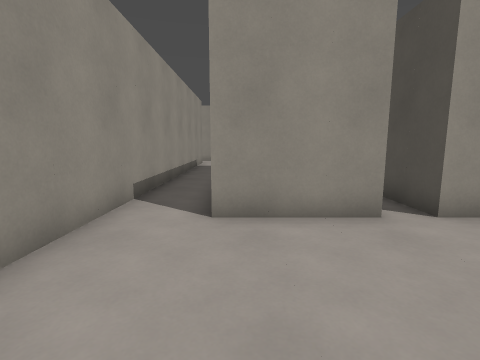
view 1 (above)

21 first-person views from a walk through a 3-D level made in the Godot game engine. The camera is 1.3 m above the floor, tilts 8° down and sees 85° across. The floor is counted in squares, 1 m on a side. Each view is taken from the middle of a square. On the plan, view 1 faces up. The plan holds only what a view shows up to about 13 squares ahead; the rest is blank. Surface patterns are stand-ins for the level's own textures.

view 2
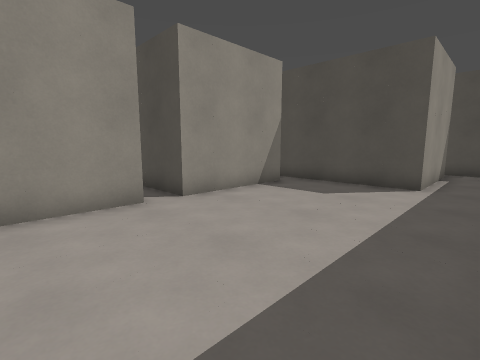

view 3
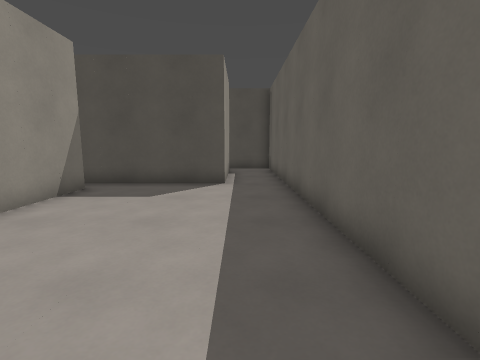

view 4
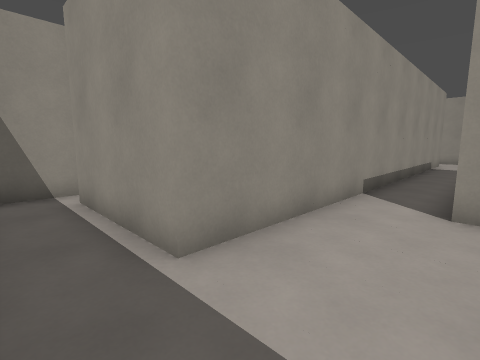

view 5
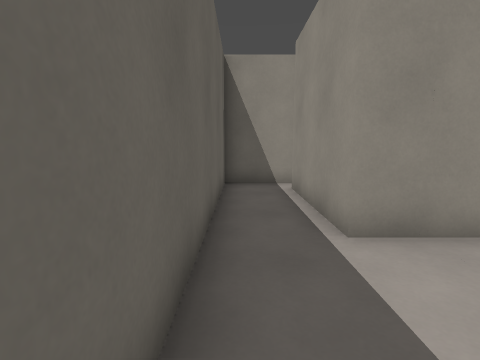

view 6
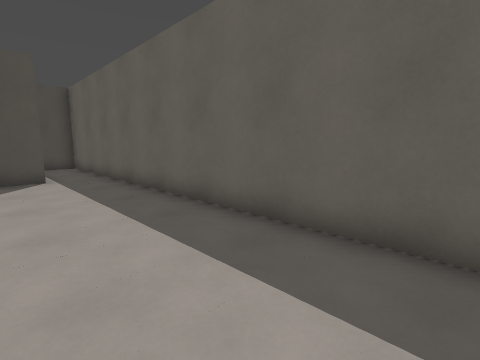

view 7
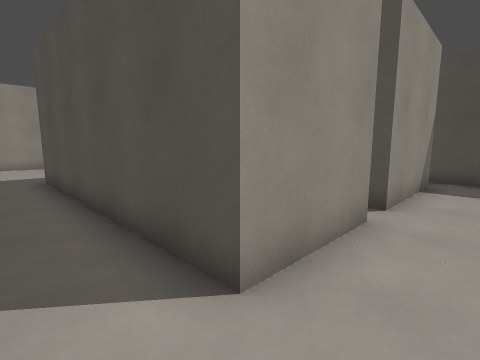

view 8
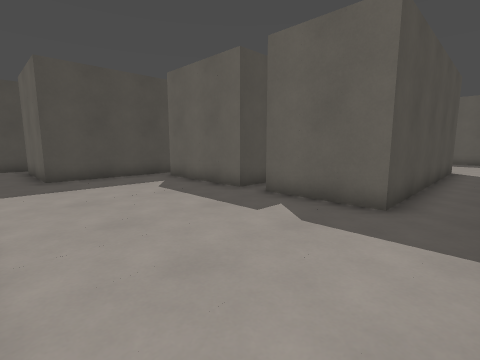

view 9
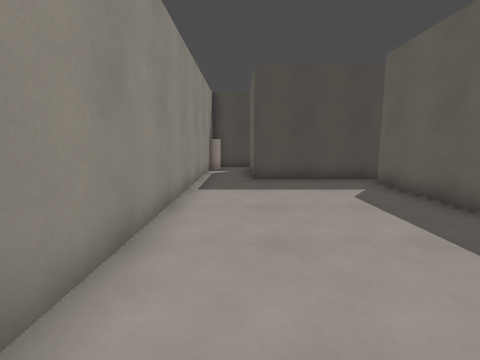

view 10
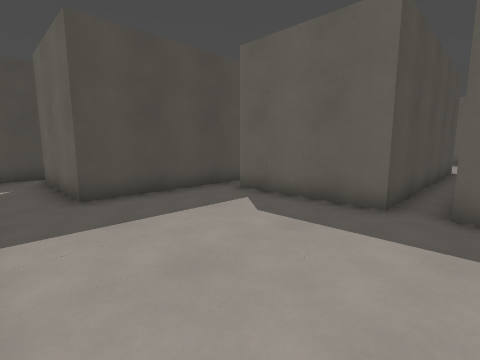

view 11
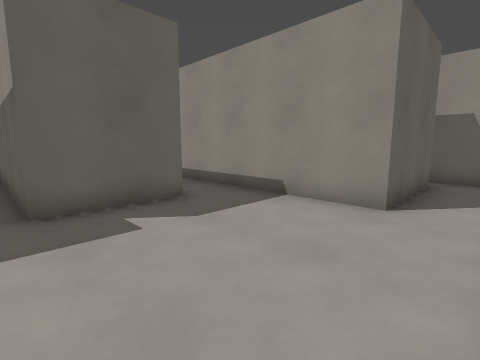

view 12
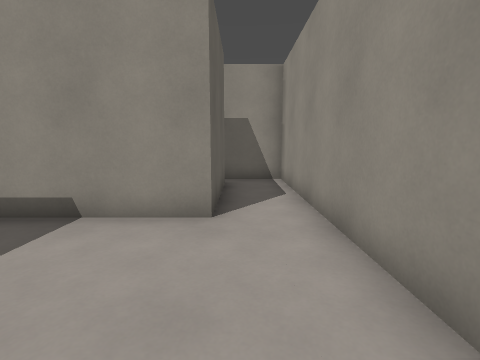

view 13
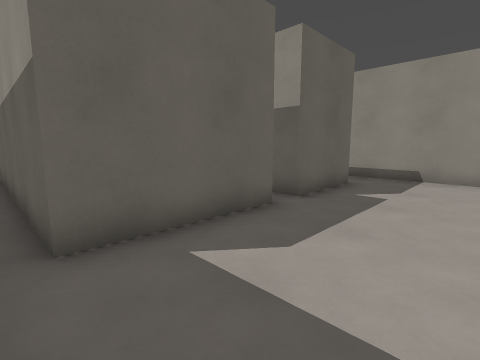

view 14
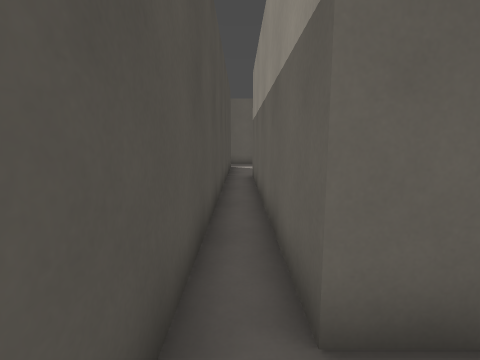

view 15
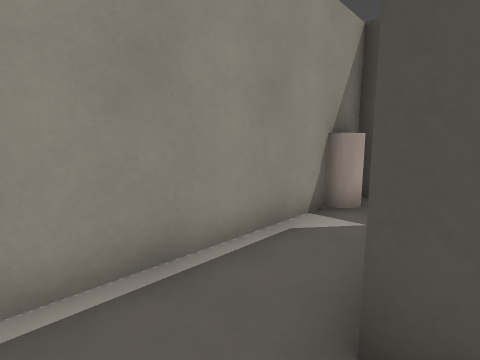

view 16
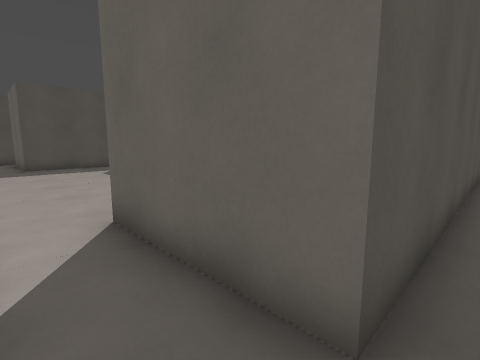

view 17
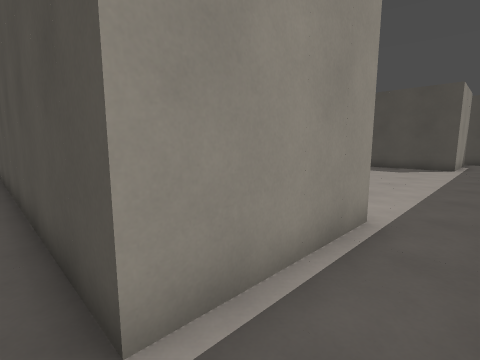

view 18
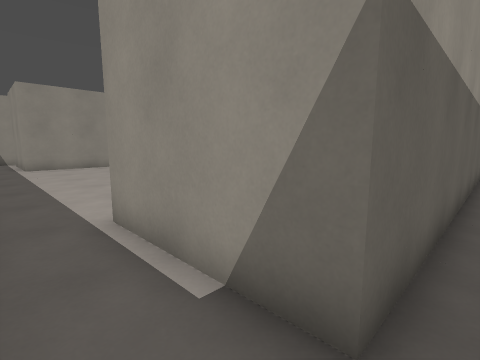

view 19
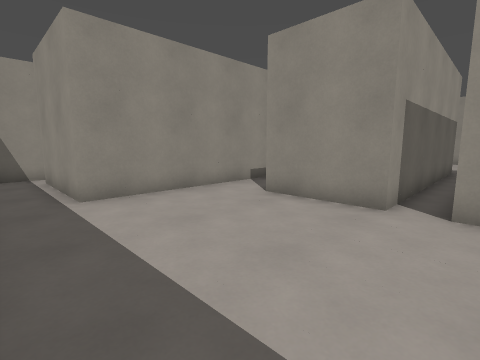

view 20
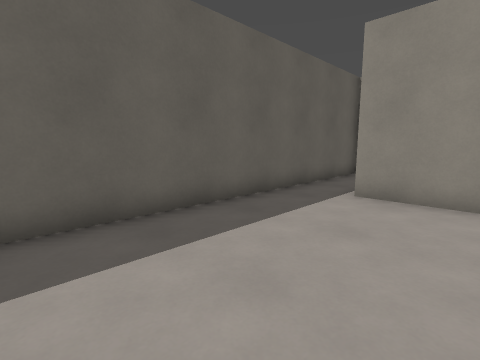

view 21
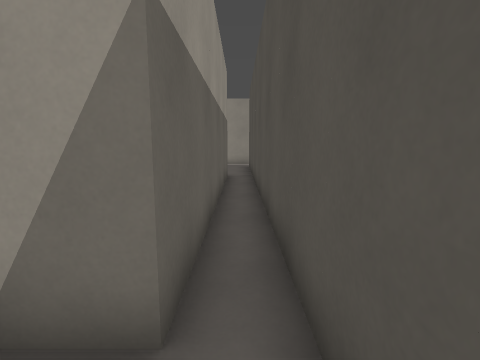

### Floor plan
Points are (right, up) in squares from view 1. A wall is a line through its corners. A room is listed if a view was taken in it or the views show most of it. See-through windows are left out.
Room 1 (views 1, 2, 3, 4, 5, 6, 7, 17, 18, 19, 20, 21)
walls: (2.5, 4.5) (-0.5, 4.5); (7.5, 4.5) (3.5, 4.5); (-2.5, 3.5) (-2.5, 0.5) (-6.5, 0.5); (12.5, 0.5) (8.5, 0.5) (8.5, 4.5); (-7.5, 0.8) (-7.5, -1.5) (13.1, -1.5); (13.5, -1.1) (13.5, 0.6)
ways out: opening at (-7, 1) to room 2; opening at (-1.5, 4.5) to room 2; opening at (3, 5) to room 2; opening at (8, 5) to room 2; opening at (13, 1) to room 2
Room 2 (views 8, 9, 10, 11, 12, 13, 14, 15, 16)
walls: (3.5, 4.5) (3.5, 13.5) (7.5, 13.5) (7.5, 4.5); (-0.5, 4.5) (-0.5, 13.5) (2.5, 13.5) (2.5, 4.5); (12.5, 9.9) (12.5, 0.5); (8.5, 4.5) (8.5, 17.5) (12.5, 17.5); (13.5, 17.2) (13.5, 19.5); (12.5, 19.5) (-7.5, 19.5) (-7.5, 17.2); (-6.5, 0.5) (-6.5, 17.5) (-2.5, 17.5) (-2.5, 3.5)
ways out: opening at (-7, 1) to room 1; opening at (-1.5, 4.5) to room 1; opening at (3, 5) to room 1; opening at (8, 5) to room 1; opening at (13, 1) to room 1
objects: other object (12, 19) to (13, 20)

Positions as (right, up) in squares from view 1, and headings:
1: (0, 0), facing up
2: (0, -1), facing up-right
3: (0, 0), facing right
4: (0, -1), facing up-left
5: (1, -1), facing left
6: (-2, 2), facing down-right
7: (-2, 3), facing up-right
8: (-2, 19), facing down-right
9: (-1, 18), facing right
10: (2, 19), facing down-right
11: (3, 19), facing down-left
12: (2, 18), facing left
13: (8, 17), facing down-left
14: (8, 15), facing down
15: (7, 17), facing up-right
16: (-7, 19), facing down-right
17: (-7, -1), facing up-right
18: (13, -1), facing up-left
19: (4, -1), facing up-left
20: (4, 3), facing down-left
21: (8, 3), facing up
